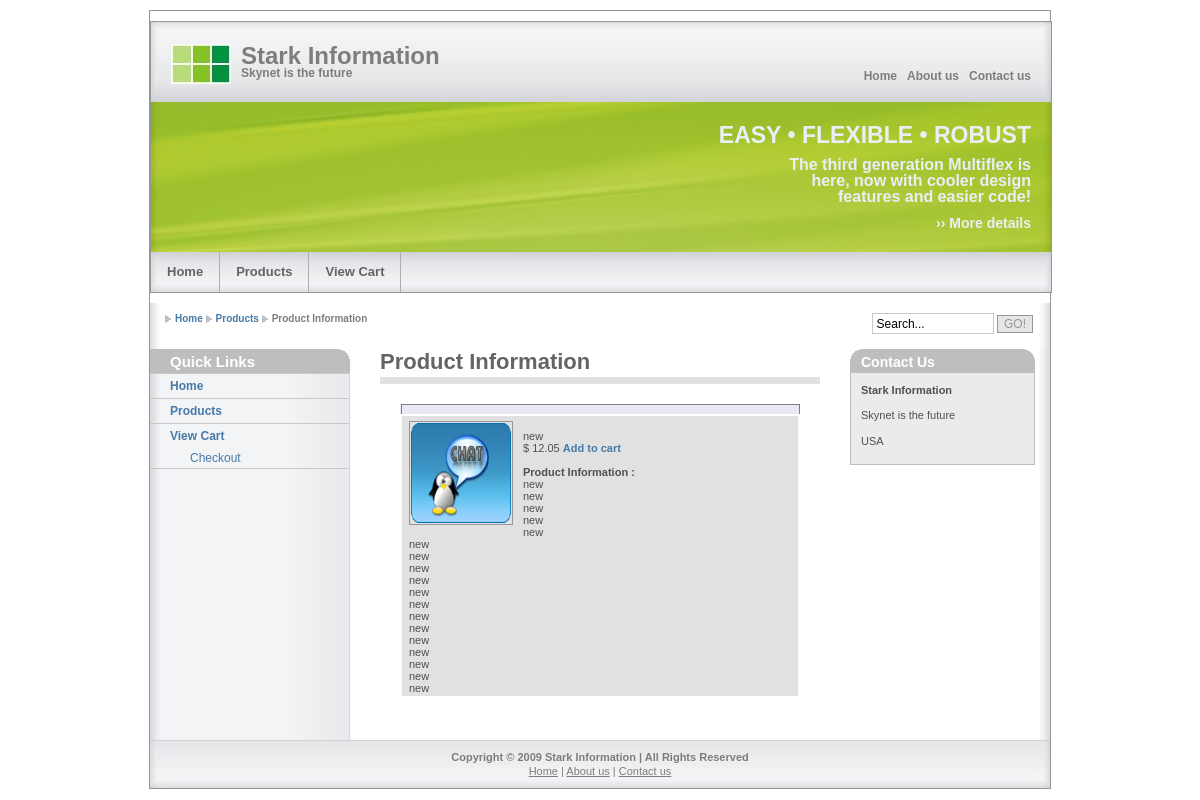
/product_info.php?pid=1, run on the app's committed database.
### tables this page shows
CREATE TABLE `products` (
  `product_id` int(7) NOT NULL auto_increment,
  `product_name` varchar(255) NOT NULL default '',
  `product_image` varchar(255) NOT NULL default '',
  `product_price` float(10,2) NOT NULL default '0.00',
  `product_description` text NOT NULL,
  `product_url` varchar(255) NOT NULL default '',
  `status` int(1) NOT NULL default '0',
  `entry_date` date NOT NULL default '0000-00-00',
  PRIMARY KEY  (`product_id`)
);

### product_info.php (the view, shortened to what this page needs)
<!DOCTYPE html PUBLIC "-//W3C//DTD XHTML 1.0 Strict//EN" "http://www.w3.org/TR/xhtml1/DTD/xhtml1-strict.dtd">
<html xmlns="http://www.w3.org/1999/xhtml" lang="en">
<head>
  <link rel="stylesheet" type="text/css" media="screen,projection,print" href="./css/layout4_setup.css" />
  <link rel="stylesheet" type="text/css" media="screen,projection,print" href="./css/layout4_text.css" />
</head>
<body>
  <div class="page-container">
    <div class="header">
       <? include ('common/header1.php'); ?>
</div>
      <div class="header-breadcrumbs">
        <ul>
          <li><a href="index.php">Home</a></li>
		  <li><a href="products.php">Products</a></li>
          <li>Product Information</li>
        </ul>
        <div class="searchform">
          <form action="search.php" method="get">
            <fieldset>
              <input name="field" class="field"  value=" Search..." />
              <input type="submit" name="button" class="button" value="GO!" />
            </fieldset>
          </form>
        </div>
      </div>
    <div class="main">
		<? include('common/left.php'); ?>
      <div class="main-content">
        <h1 class="pagetitle">Product Information</h1>
        <div class="column1-unit">
		  <form action="#" name="frm_events" id="frm_events" onSubmit="return checkform(this);" method="post">
			<table border="1" cellpadding="1" cellspacing="1" style="padding:2px; vertical-align:top;" width="100%" align="center">
			<tr height="10"></tr>
			<?
			$sql="SELECT * FROM `products` where product_id=".$_REQUEST['pid'];
			$result=mysql_query($sql);
			$numbers=mysql_num_rows($result);
			if($numbers>0)
			{
			while($row = mysql_fetch_array($result))
			{
			?>
			<tr><td valign="top" align="center"><img src="img/product/<?=$row['product_image']?>" class="cllink" width="100" height="100" border="0" title="Click to Open Full View"><br /><?=$row['product_name']?><br />$ <?=$row['product_price']?> <a href="product_info.php?prod_ids=<?=$row['product_id']?>" class="add_cart">Add to cart</a><br /><br /><b>Product Information : </b><br />
			<?=$row['product_description']?>
			</td></tr>
			<?
			}
			}
			?>
			</table>
			</form>
        </div>
      </div>
      <? include ("common/right.php");?>
    </div>
<? include("common/footer.php"); ?>
  </div>
</body>
</html>

### css/layout4_setup.css (style rules this page uses)
* { padding:0; margin:0; }
body { font-size:62.5%; background-color:rgb(255,255,255); font-family:verdana,arial,sans-serif; }
.page-container { width:900px; margin:0px auto; margin-top:10px; margin-bottom:10px; border:solid 1px rgb(150,150,150); font-size:1.0em; }
.main { clear:both; width:900px; padding-bottom:30px; background:transparent url(../img/bg_main_withnav.jpg) top left repeat-y; }
.main-content { display:inline; ; float:left; width:440px; margin:0 0 0 30px; overflow:visible !important ; overflow:hidden ; }
.header { width:900px; font-family:"trebuchet ms",arial,sans-serif; }
.header-breadcrumbs { clear:both; width:900px; padding:1.0em 0 1.5em 0; background:rgb(255,255,255) url(../img/bg_head_breadcrumbs.jpg) repeat-y; }
.header-breadcrumbs ul { float:left; width:560px; list-style:none; padding:0 0 0 15px; font-family:verdana,arial,sans-serif; }
.header-breadcrumbs ul li { display:inline; padding:0 0 0 10px; background:transparent url(../img/bg_bullet_arrow.gif) no-repeat 0 50%; font-weight:bold; color:rgb(125,125,125); font-size:100%; }
.header-breadcrumbs ul a { color:rgb(70,122,167); text-decoration:none; }
.header-breadcrumbs .searchform { float:right; width:285px; padding:0 17px 0px 0px !important ; padding:0 12px 0px 0px ; }
.header-breadcrumbs .searchform form fieldset { float:right; border:none; }
.header-breadcrumbs .searchform input.field { width:10.0em; padding:0.2em 0 0.2em 0; border:1px solid rgb(200,200,200); font-family:verdana,arial,sans-serif; font-size:120%; }
.header-breadcrumbs .searchform input.button { width:3.0em; padding:1px !important ; padding:0 ; background:rgb(230,230,230); border:solid 1px rgb(150,150,150); text-align:center; font-family:verdana,arial,sans-serif; color:rgb(150,150,150); font-size:120%; }
.column1-unit { width:440px; margin-bottom:10px !important ; margin-bottom:5px ; }
.page-container:after, .header:after, .header-bottom:after, .header-breadcrumbs:after, .main:after, .main-navigation:after, .main-content:after, .main-content div:after, .main-subcontent:after { content:"."; display:block; height:0; clear:both; visibility:hidden; }
.column1-unit:after, .column2-unit-left:after, .column2-unit-right:after, .column3-unit-left:after, .column3-unit-middle:after, .column3-unit-right:after { content:"."; display:block; height:0; clear:both; visibility:hidden; }

### css/layout4_text.css (style rules this page uses)
.main-content h1.pagetitle { margin:0 0 0.4em 0; padding:0 0 2px 0; border-bottom:solid 7px rgb(225,225,225); font-family:"trebuchet ms",arial,sans-serif; color:rgb(100,100,100); font-weight:bold; font-size:220%; }
.main-content h1 { clear:both; margin:1.0em 0 0.5em 0; font-family:"trebuchet ms",arial,sans-serif; color:rgb(80,80,80); font-weight:normal; font-size:210%; }
.main-content table { clear:both; width:400px; margin:2.0em 0 0.2em 20px; table-layout: fixed; border-collapse:collapse; empty-cells:show; background-color:rgb(233,232,244); }
.main-content table td { height:3.0em; padding:2px 7px 2px 7px; border-left:solid 2px rgb(255,255,255); border-right:solid 2px rgb(255,255,255); border-top:solid 2px rgb(255,255,255); border-bottom:solid 2px rgb(255,255,255); background-color:rgb(225,225,225); text-align:left; font-weight:normal; color:rgb(80,80,80); font-size:110%; }
.main img { clear:both; float:left; margin:3px 10px 7px 0; padding:1px; border:1px solid rgb(150,150,150); }
.main a { color:rgb(70,122,167); font-weight:bold; text-decoration:none; }

### data on the page
products: product_image (picture), product_name "new", product_price "12.05", product_description "new new new new new new new new new new new new new new new new new new"
